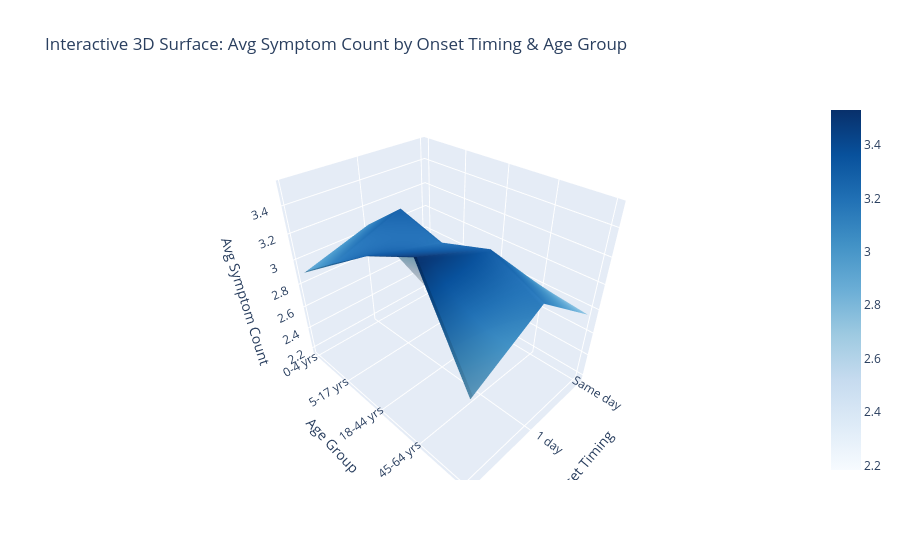

The notebook cell this image was saved under:
### Markdown cell above
<h3 style="color: #1e3a8a; font-family: 'Segoe UI', Arial, sans-serif; margin: 14px 0 6px 0;">Plotly Interactive Visual 3 (3D Surface Plot): Avg Symptom Count Across Age &amp; Onset</h3>

### Code cell
import plotly.graph_objects as go

# Build a 2D table of average SYMPTOM_COUNT across AGE_GROUP and ONSET_TIMING
surf_df = df_clean.pivot_table(
    values="SYMPTOM_COUNT",
    index="AGE_GROUP",
    columns="ONSET_TIMING",
    aggfunc="mean"
).reindex(index=age_order, columns=onset_order)

# Plotly 3D Surface: Drag to rotate the 3D surface and hover for exact values
fig_surf = go.Figure(data=[
    go.Surface(
        z=surf_df.values,
        x=surf_df.columns,
        y=surf_df.index,
        colorscale="Blues"
    )
])

fig_surf.update_layout(
    title="Interactive 3D Surface: Avg Symptom Count by Onset Timing & Age Group",
    scene=dict(
        xaxis_title="Onset Timing",
        yaxis_title="Age Group",
        zaxis_title="Avg Symptom Count"
    )
)
fig_surf.show()

### Figure 1 — Plotly figure (JSON) as saved in the notebook; plotly's stock layout.template omitted (floating-point values rounded to 4 significant figures)
{"data": [{"colorscale": [[0, "rgb(247,251,255)"], [0.125, "rgb(222,235,247)"], [0.25, "rgb(198,219,239)"], [0.375, "rgb(158,202,225)"], [0.5, "rgb(107,174,214)"], [0.625, "rgb(66,146,198)"], [0.75, "rgb(33,113,181)"], [0.875, "rgb(8,81,156)"], [1, "rgb(8,48,107)"]], "type": "surface", "x": ["Same day", "1 day", "2-7 days", "8+ days"], "y": ["0-4 yrs", "5-17 yrs", "18-44 yrs", "45-64 yrs", "65+ yrs"], "z": [[2.183, 3.066, 2.898, NaN], [2.259, 3.324, 3.129, NaN], [2.393, 3.222, 3.371, NaN], [2.796, 3.333, 3.531, NaN], [2.75, 3.156, 2.85, NaN]]}], "layout": {"scene": {"xaxis": {"title": {"text": "Onset Timing"}}, "yaxis": {"title": {"text": "Age Group"}}, "zaxis": {"title": {"text": "Avg Symptom Count"}}}, "title": {"text": "Interactive 3D Surface: Avg Symptom Count by Onset Timing & Age Group"}}}
